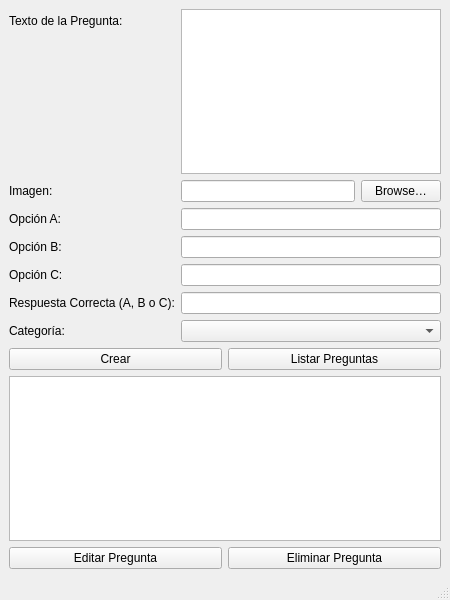
<?xml version="1.0" encoding="UTF-8"?>
<ui version="4.0">
 <class>GestionPreguntas</class>
 <widget class="QMainWindow" name="GestionPreguntas">
  <property name="geometry">
   <rect>
    <x>0</x>
    <y>0</y>
    <width>450</width>
    <height>600</height>
   </rect>
  </property>
  <property name="windowTitle">
   <string>Gestión de Preguntas</string>
  </property>
  <widget class="QWidget" name="centralwidget">
   <layout class="QVBoxLayout" name="verticalLayout">
    <item>
     <layout class="QFormLayout" name="formLayout">
      <item row="0" column="0">
       <widget class="QLabel" name="textoLabel">
        <property name="text"><string>Texto de la Pregunta:</string></property>
       </widget>
      </item>
      <item row="0" column="1">
       <widget class="QTextEdit" name="textoTextEdit"/>
      </item>
      <item row="1" column="0">
       <widget class="QLabel" name="imagenLabel">
        <property name="text"><string>Imagen:</string></property>
       </widget>
      </item>
      <item row="1" column="1">
       <layout class="QHBoxLayout" name="imagenLayout">
        <item>
         <widget class="QLineEdit" name="imagenLineEdit"/>
        </item>
        <item>
         <widget class="QPushButton" name="browseImagePushButton">
          <property name="text"><string>Browse…</string></property>
         </widget>
        </item>
       </layout>
      </item>
      <item row="2" column="0">
       <widget class="QLabel" name="opA_Label">
        <property name="text"><string>Opción A:</string></property>
       </widget>
      </item>
      <item row="2" column="1">
       <widget class="QLineEdit" name="opA_LineEdit"/>
      </item>
      <item row="3" column="0">
       <widget class="QLabel" name="opB_Label">
        <property name="text"><string>Opción B:</string></property>
       </widget>
      </item>
      <item row="3" column="1">
       <widget class="QLineEdit" name="opB_LineEdit"/>
      </item>
      <item row="4" column="0">
       <widget class="QLabel" name="opC_Label">
        <property name="text"><string>Opción C:</string></property>
       </widget>
      </item>
      <item row="4" column="1">
       <widget class="QLineEdit" name="opC_LineEdit"/>
      </item>
      <item row="5" column="0">
       <widget class="QLabel" name="correctaLabel">
        <property name="text"><string>Respuesta Correcta (A, B o C):</string></property>
       </widget>
      </item>
      <item row="5" column="1">
       <widget class="QLineEdit" name="correctaLineEdit"/>
      </item>
      <item row="6" column="0">
       <widget class="QLabel" name="categoriaLabel">
        <property name="text"><string>Categoría:</string></property>
       </widget>
      </item>
      <item row="6" column="1">
       <widget class="QComboBox" name="categoriaComboBox"/>
      </item>
     </layout>
    </item>
    <item>
     <layout class="QHBoxLayout" name="buttonsLayout">
      <item>
       <widget class="QPushButton" name="crearPushButton">
        <property name="text"><string>Crear</string></property>
       </widget>
      </item>
      <item>
       <widget class="QPushButton" name="listarPreguntasPushButton">
        <property name="text"><string>Listar Preguntas</string></property>
       </widget>
      </item>
     </layout>
    </item>
    <item>
     <widget class="QTableView" name="preguntasTableView"/>
    </item>
    <item>
     <layout class="QHBoxLayout" name="editarEliminarLayout">
      <item>
       <widget class="QPushButton" name="editarPushButton">
        <property name="text"><string>Editar Pregunta</string></property>
       </widget>
      </item>
      <item>
       <widget class="QPushButton" name="eliminarPushButton">
        <property name="text"><string>Eliminar Pregunta</string></property>
       </widget>
      </item>
     </layout>
    </item>
   </layout>
  </widget>
  <widget class="QMenuBar" name="menubar"/>
  <widget class="QStatusBar" name="statusbar"/>
 </widget>
 <resources/>
 <connections/>
</ui>
